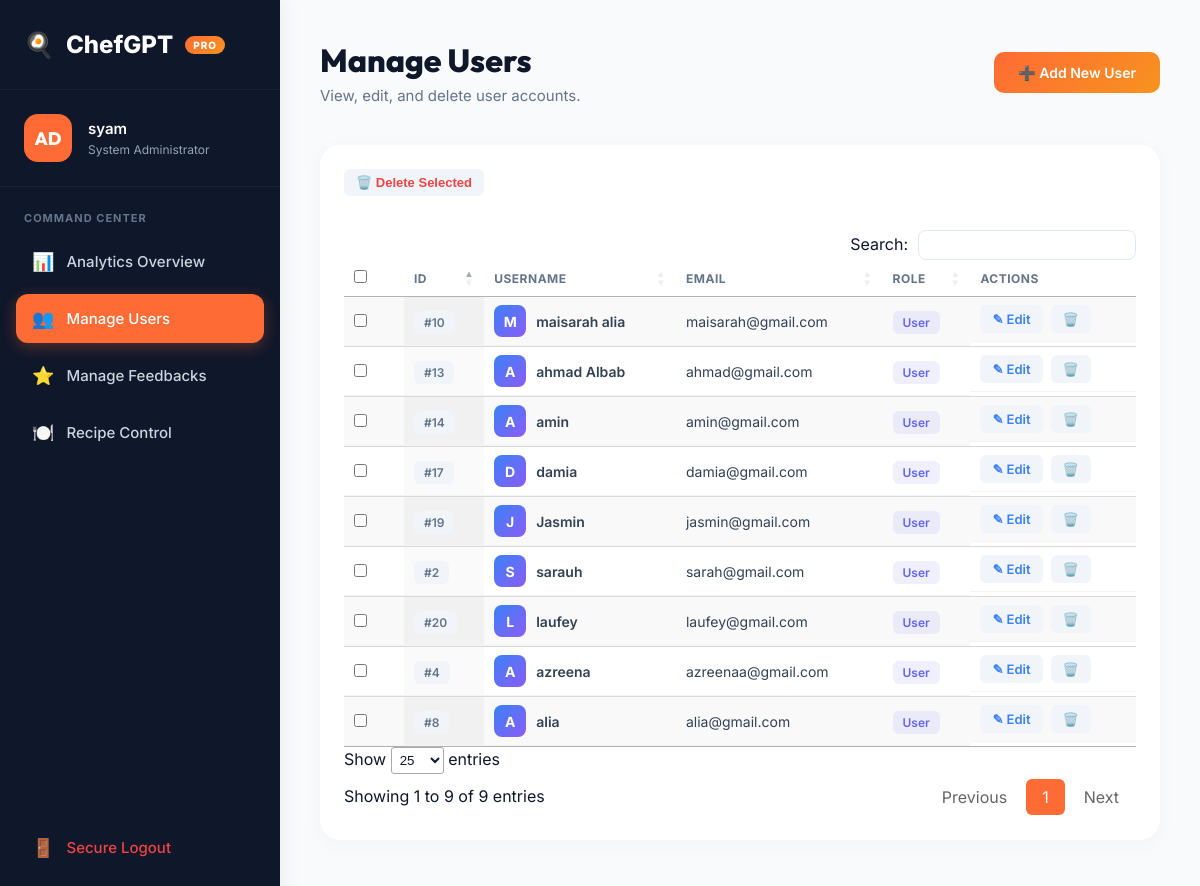
The page /admin/manage_user (signed in) on the database as committed earlier.
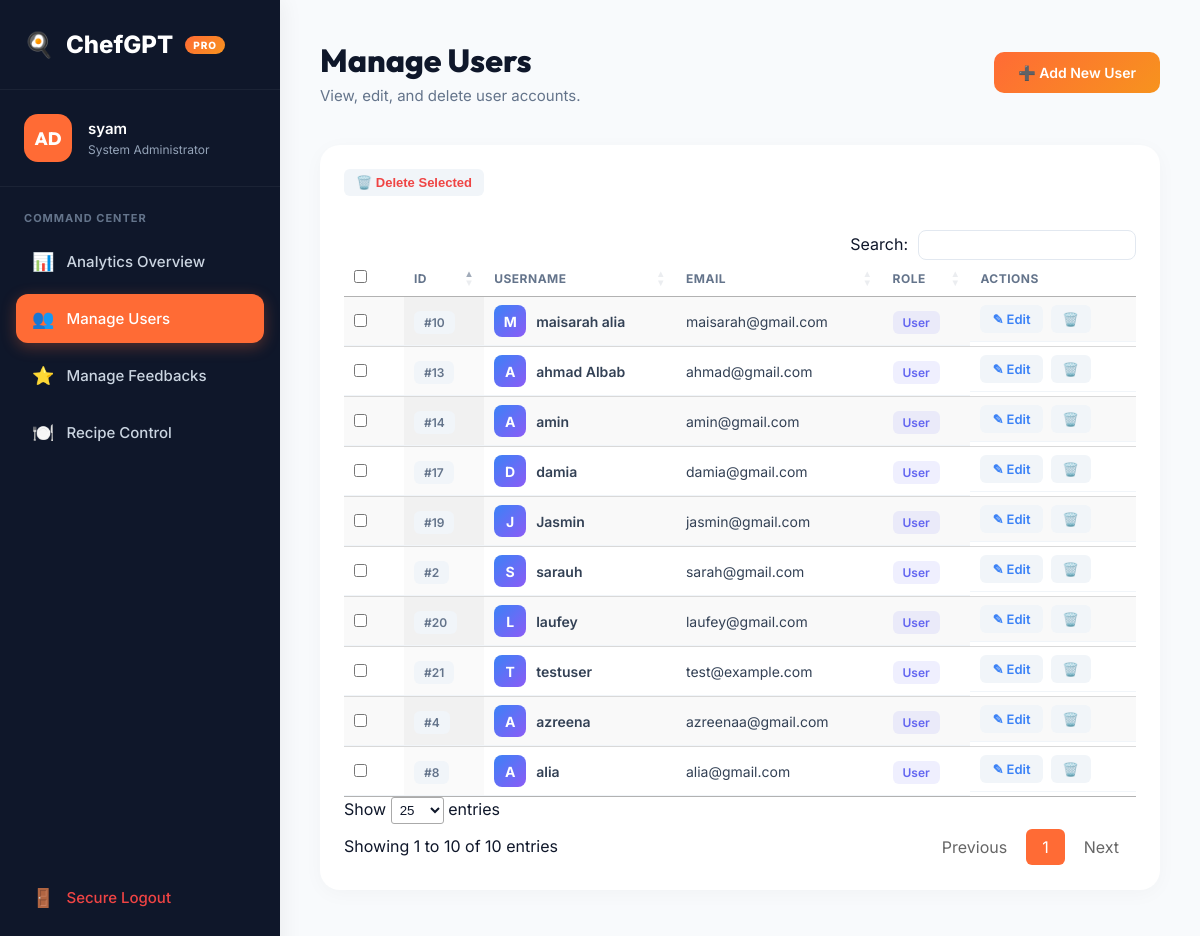
The same page on the database as committed later.
### app.py (models this page shows)
class User(UserMixin, db.Model):
    id = db.Column(db.Integer, primary_key=True)
    username = db.Column(db.String(80), unique=True, nullable=False)
    email = db.Column(db.String(120), unique=True, nullable=False)
    password = db.Column(db.String(200), nullable=False)
    created_at = db.Column(db.DateTime, default=datetime.utcnow)
    role = db.Column(db.String(20), nullable=False, default='user')

### app.py (the view)
@app.route('/admin/manage_user')
@login_required
def manage_user():
    if current_user.role != 'admin':
        flash('Access denied', 'danger')
        return redirect(url_for('dashboard'))
    users = User.query.filter(User.role != 'admin').all()
    return render_template('/admin/manage_user.html', users=users)

### app.py (called while the page is built)
@login_manager.user_loader
def load_user(user_id):
    return User.query.get(int(user_id))

### templates/admin/manage_user.html (shortened to what this page needs)
{% extends "admin/admin_base.html" %}
{% block admin_content %}
    <header class="admin-header">
        <div>
            <h1>Manage Users</h1>
            <p class="header-sub">View, edit, and delete user accounts.</p>
        </div>
        <div class="header-actions">
            <a href="{{ url_for('add_user') }}" class="btn-primary">➕ Add New User</a>
        </div>
    </header>
    <div class="admin-card">
        <form action="{{ url_for('bulk_delete_users') }}" method="POST" id="bulkForm">
            <div class="card-header-flex">
                <button type="submit" class="btn-action delete" onclick="return confirm('Delete all selected users? This cannot be undone.')">
                    🗑️ Delete Selected
                </button>
            </div>
            <div class="table-container" style="padding-top: 10px;">
                <table id="dataTable" class="admin-table display" style="width:100%">
                    <thead>
                        <tr>
                            <th style="width:40px;"><input type="checkbox" id="selectAll"></th>
                            <th>ID</th>
                            <th>Username</th>
                            <th>Email</th>
                            <th>Role</th>
                            <th>Actions</th>
                        </tr>
                    </thead>
                    <tbody>
                        {% for u in users %}
                        <tr>
                            <td><input type="checkbox" name="selected_ids" value="{{ u.id }}"></td>
                            <td><span class="badge badge-gray">#{{ u.id }}</span></td>
                            <td class="font-medium">
                                <div style="display:flex; align-items:center; gap:10px;">
                                    <div class="avatar-small">{{ u.username[0]|upper }}</div>
                                    {{ u.username }}
                                </div>
                            </td>
                            <td>{{ u.email }}</td>
                            <td>
                                {% if u.role == 'admin' %}
                                    <span class="badge badge-danger">Admin</span>
                                {% else %}
                                    <span class="badge badge-primary">User</span>
                                {% endif %}
                            </td>
                            <td class="actions-cell">
                                <a href="{{ url_for('edit_user', user_id=u.id) }}" class="btn-action edit">✎ Edit</a>
                                <a href="{{ url_for('delete_user', user_id=u.id) }}" onclick="event.preventDefault(); if(confirm('Delete this user?')) document.getElementById('del-{{u.id}}').submit();" class="btn-action delete">🗑️</a>
                            </td>
                        </tr>
                        {% endfor %}
                    </tbody>
                </table>
            </div>
        </form>
    </div>
{% endblock %}

### templates/admin/admin_base.html (shortened to what this page needs)
<!DOCTYPE html>
<html lang="en">
<head>
    <link rel="stylesheet" href="{{ url_for('static', filename='css/admin_dashboard.css') }}">
    <link rel="stylesheet" href="https://cdn.datatables.net/1.13.6/css/jquery.dataTables.min.css">
    <link rel="stylesheet" href="https://cdn.datatables.net/buttons/2.4.1/css/buttons.dataTables.min.css">
</head>
<body>
    <div class="admin-layout">
        <aside class="admin-sidebar">
            <div class="sidebar-brand">
                <span class="brand-icon">🍳</span>
                ChefGPT <span class="brand-badge">PRO</span>
            </div>
            <div class="admin-profile">
                <div class="admin-avatar">AD</div>
                <div class="admin-info">
                    <div class="admin-name">{{ current_user.username if current_user else 'Admin' }}</div>
                    <div class="admin-role">System Administrator</div>
                </div>
            </div>
            <nav class="admin-nav">
                <div class="nav-label">COMMAND CENTER</div>
                <a href="{{ url_for('admin_dashboard') }}" class="nav-item {% if request.endpoint == 'admin_dashboard' %}active{% endif %}">
                    <span class="nav-icon">📊</span> Analytics Overview
                </a>
                <a href="{{ url_for('manage_user') }}" class="nav-item {% if 'user' in request.endpoint %}active{% endif %}">
                    <span class="nav-icon">👥</span> Manage Users
                </a>
                <a href="{{ url_for('manage_feedback') }}" class="nav-item {% if 'feedback' in request.endpoint %}active{% endif %}">
                    <span class="nav-icon">⭐</span> Manage Feedbacks
                </a>
                <a href="{{ url_for('manage_recipes') }}" class="nav-item {% if 'recipe' in request.endpoint and 'dashboard' not in request.endpoint %}active{% endif %}">
                    <span class="nav-icon">🍽️</span> Recipe Control
                </a>
                <div class="nav-bottom">
                    <a href="{{ url_for('logout') }}" class="nav-item nav-logout">
                        <span class="nav-icon">🚪</span> Secure Logout
                    </a>
                </div>
            </nav>
        </aside>
        <main class="admin-main">
            {% block admin_content %}{% endblock %}
        </main>
    </div>
</body>
</html>

### static/css/admin_dashboard.css (style rules this page uses)
* { margin: 0; padding: 0; box-sizing: border-box; }
body { font-family: 'Inter', sans-serif; background-color: #f8fafc; color: #0f172a; }
h1, h2, h3, h4, h5, h6 { font-family: 'Outfit', sans-serif; }
.admin-layout { display: flex; min-height: 100vh; }
.admin-sidebar { width: 280px; background: #0f172a; color: white; display: flex; flex-direction: column; box-shadow: 4px 0 20px rgba(0,0,0,0.05); z-index: 10; }
.sidebar-brand { padding: 30px 24px; font-size: 24px; font-weight: 800; display: flex; align-items: center; gap: 12px; border-bottom: 1px solid rgba(255,255,255,0.05); }
.brand-badge { background: linear-gradient(135deg, #FF6B35, #F7931E); font-size: 10px; padding: 3px 8px; border-radius: 99px; font-weight: 800; letter-spacing: 1px; }
.admin-profile { padding: 24px; display: flex; align-items: center; gap: 16px; border-bottom: 1px solid rgba(255,255,255,0.05); }
.admin-avatar { width: 48px; height: 48px; background: #FF6B35; border-radius: 14px; display: flex; align-items: center; justify-content: center; font-weight: 800; font-size: 18px; font-family: 'Outfit'; }
.admin-info { flex: 1; }
.admin-name { font-weight: 600; font-size: 15px; margin-bottom: 4px; }
.admin-role { font-size: 12px; color: #94a3b8; }
.admin-nav { padding: 24px 16px; flex: 1; display: flex; flex-direction: column; }
.nav-label { font-size: 11px; font-weight: 700; color: #64748b; margin-bottom: 12px; padding-left: 8px; letter-spacing: 1px; }
.nav-item { display: flex; align-items: center; gap: 12px; padding: 14px 16px; color: #cbd5e1; text-decoration: none; border-radius: 12px; font-weight: 500; font-size: 15px; transition: all 0.2s; margin-bottom: 8px; }
.nav-item:hover, .nav-item.active { background: rgba(255,255,255,0.1); color: #fff; }
.nav-item.active { background: #FF6B35; box-shadow: 0 4px 15px rgba(255,107,53,0.3); }
.nav-icon { font-size: 18px; }
.nav-bottom { margin-top: auto; }
.nav-logout { color: #ef4444; }
.admin-main { flex: 1; padding: 40px; overflow-y: auto; height: 100vh; }
.admin-header { display: flex; justify-content: space-between; align-items: center; margin-bottom: 40px; }
.admin-header h1 { font-size: 32px; font-weight: 800; color: #0f172a; margin-bottom: 6px; }
.header-sub { color: #64748b; font-size: 15px; }
.admin-card { background: white; padding: 24px; border-radius: 20px; box-shadow: 0 4px 20px rgba(0,0,0,0.03); margin-bottom: 24px; }
.card-header-flex { display: flex; justify-content: space-between; align-items: center; margin-bottom: 24px; }
.btn-primary { background: linear-gradient(135deg, #FF6B35, #F7931E); color: white; padding: 12px 24px; border-radius: 10px; text-decoration: none; font-weight: 600; font-size: 14px; display: inline-block; transition: transform 0.2s, box-shadow 0.2s; border: none; cursor: pointer; }
.table-container { width: 100%; overflow-x: auto; }
.admin-table { width: 100%; border-collapse: collapse; text-align: left; }
.admin-table th { padding: 16px 20px; color: #64748b; font-weight: 600; font-size: 12px; text-transform: uppercase; letter-spacing: 0.5px; border-bottom: 2px solid #f1f5f9; }
.admin-table td { padding: 16px 20px; color: #334155; font-size: 14px; border-bottom: 1px solid #f1f5f9; vertical-align: middle; }
.badge { padding: 4px 10px; border-radius: 6px; font-size: 12px; font-weight: 600; }
.badge-gray { background: #f1f5f9; color: #64748b; }
.badge-primary { background: rgba(99, 102, 241, 0.1); color: #6366f1; }
.font-medium { font-weight: 600; color: #0f172a; }
.actions-cell { display: flex; gap: 8px; }
.btn-action { padding: 6px 12px; border-radius: 6px; font-size: 13px; font-weight: 600; text-decoration: none; border: none; cursor: pointer; transition: all 0.2s; }
.btn-action.edit { background: #f1f5f9; color: #3b82f6; }
.btn-action.delete { background: #f1f5f9; color: #ef4444; }
.avatar-small { width: 32px; height: 32px; border-radius: 8px; background: linear-gradient(135deg, #3b82f6, #8b5cf6); color: white; display: flex; align-items: center; justify-content: center; font-weight: 700; font-size: 14px; }

Rows that differ between the two databases and show on the page:
added User: id "21", username "T", username "testuser", email "test@example.com", role "User"
Other text that changed with them:
text written by a page script: "Search: Show entries Showing 1 to 9 of 9 entries Previous 1 Next" → "Search: Show entries Showing 1 to 10 of 10 entries Previous 1 Next"
